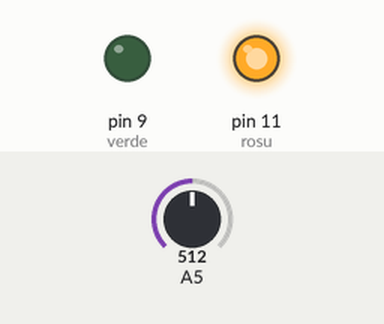
Simulated run of this sketch. Board: Arduino Uno, built with avr-gcc and run on an emulated ATmega328P. Shown: output pins drawn as LEDs (lit = HIGH). The inputs (shaded band) are chosen by the test bench; at power-on: A5 = 512.

Above: at 1.2 s.
1.3 s: A5 set to 1005
2.8 s: A5 set to 1023
At 3.2 s:
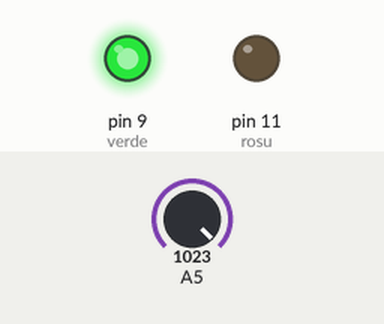
Timing chart, 0 to 10.3 s (numbered marks = the images above; inputs shaded):
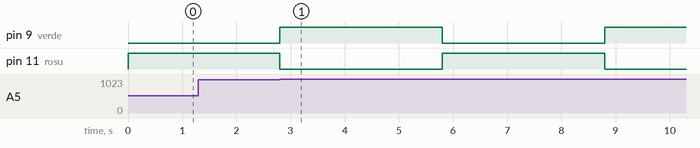

Measured:
- the behaviour switches between 1022 and 1023 on A5 (found by bisection; images 0 and 1)
- after the input at 1.3 s, every drawn part: stays the same
- after the input at 2.8 s, pin 9 (verde): LOW → HIGH at once, → LOW 3.0 s later, → HIGH 3.0 s later; pin 11 (rosu): HIGH → LOW at once, → HIGH 3.0 s later, → LOW 3.0 s later

The sketch:

Semafor_0.5.ino
```cpp
int rosu = 11;
int verde = 9;

void setup() {
  pinMode(rosu, OUTPUT);
  pinMode(verde, OUTPUT);
  digitalWrite(rosu, HIGH);
}

void loop() {
  if (analogRead(5) >= 1023) {
    digitalWrite(rosu, LOW);
    digitalWrite(verde, HIGH);
    delay(3000);
    digitalWrite(verde, LOW);
    digitalWrite(rosu, HIGH);
        delay(3000);
  }
}
```
